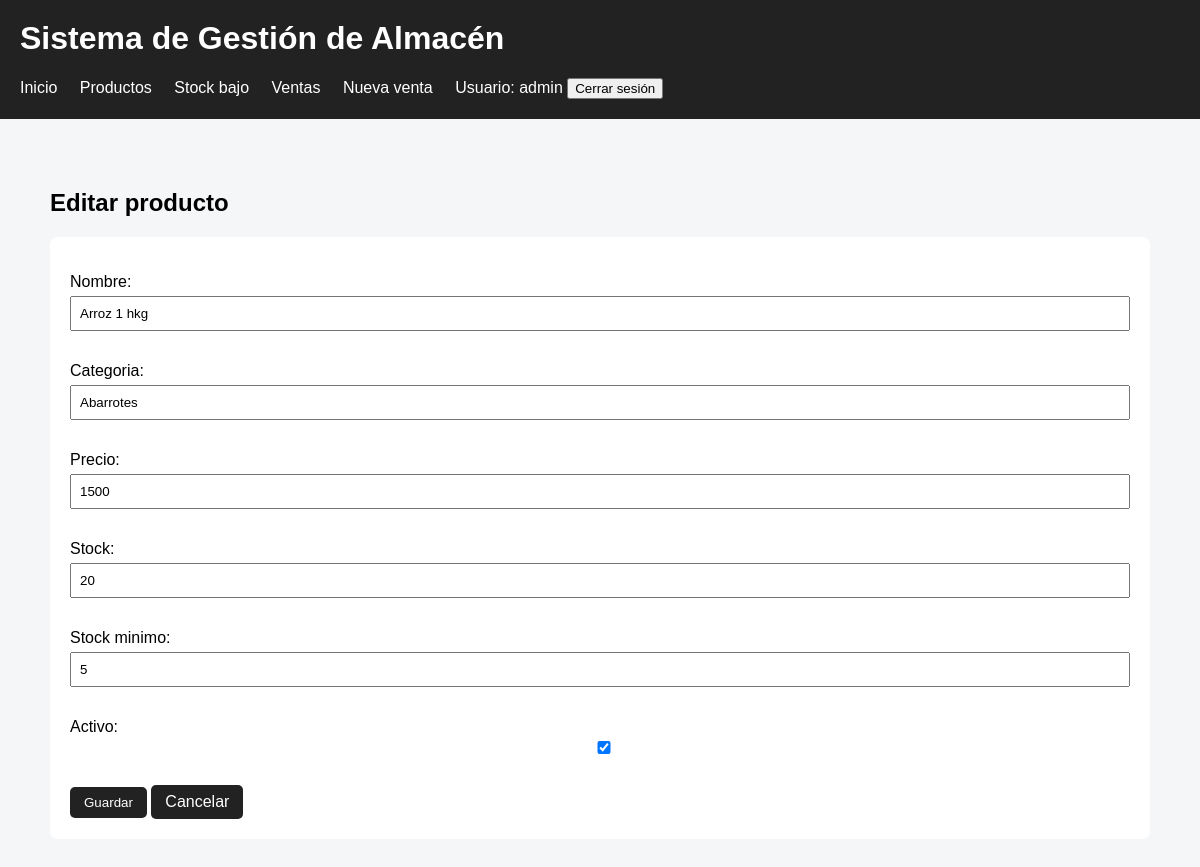
Screenshot of /productos/1/editar/ (signed in) with the database file from the repository.
### inventario/models.py (models this page shows, shortened)
class Producto(models.Model):
    nombre = models.CharField(max_length=100)
    categoria = models.CharField(max_length=100)
    precio = models.PositiveIntegerField(
        validators=[MinValueValidator(1)]
    )
    stock = models.PositiveIntegerField(default=0)
    stock_minimo = models.PositiveIntegerField(default=5)
    activo = models.BooleanField(default=True)
    fecha_creacion = models.DateTimeField(auto_now_add=True)
    fecha_actualizacion = models.DateTimeField(auto_now=True)
    class Meta:
        ordering = ['nombre']

### inventario/views.py (the view)
@login_required
def producto_editar(request, producto_id):
    producto = get_object_or_404(
        Producto,
        id=producto_id
    )
    if request.method == 'POST':
        form = ProductoForm(
            request.POST,
            instance=producto
        )
        if form.is_valid():
            form.save()
            messages.success(
                request,
                'Producto actualizado correctamente.'
            )
            return redirect('productos')
    else:
        form = ProductoForm(instance=producto)
    return render(
        request,
        'inventario/producto_form.html',
        {
            'form': form,
            'titulo': 'Editar producto'
        }
    )

### inventario/forms.py (shortened to what this page needs)
class ProductoForm(forms.ModelForm):
    class Meta:
        model = Producto
        fields = [
            'nombre',
            'categoria',
            'precio',
            'stock',
            'stock_minimo',
            'activo',
        ]
        widgets = {
            'nombre': forms.TextInput(attrs={
                'class': 'form-control'
            }),
            'categoria': forms.TextInput(attrs={
                'class': 'form-control'
            }),
            'precio': forms.NumberInput(attrs={
                'class': 'form-control',
                'min': 1
            }),
            'stock': forms.NumberInput(attrs={
                'class': 'form-control',
                'min': 0
            }),
            'stock_minimo': forms.NumberInput(attrs={
                'class': 'form-control',
                'min': 0
            }),
            'activo': forms.CheckboxInput(attrs={
                'class': 'form-check-input'
            }),
        }

### inventario/templates/inventario/producto_form.html (shortened to what this page needs)
{% extends 'inventario/base.html' %}
{% block content %}
<h2>{{ titulo }}</h2>
<div class="card">
    <form method="post">
        {{ form.as_p }}
        <button class="btn" type="submit">
            Guardar
        </button>
        <a class="btn" href="{% url 'productos' %}">
            Cancelar
        </a>
    </form>
</div>
{% endblock %}

### inventario/templates/inventario/base.html (shortened to what this page needs)
<!DOCTYPE html>
<html lang="es">
<head>
</head>
<body>
<header>
    <h1>Sistema de Gestión de Almacén</h1>
    <nav>
    <a href="{% url 'inicio' %}">Inicio</a>
    <a href="{% url 'productos' %}">Productos</a>
    <a href="{% url 'stock_bajo' %}">Stock bajo</a>
    <a href="{% url 'ventas' %}">Ventas</a>
    <a href="{% url 'registrar_venta' %}">Nueva venta</a>
    {% if user.is_authenticated %}
        <span>
            Usuario: {{ user.username }}
        </span>
        <form method="post"
              action="{% url 'logout' %}"
              style="display: inline;">
            <button type="submit">
                Cerrar sesión
            </button>
        </form>
    {% endif %}
    </nav>
</header>
<main>
    {% block content %}
    {% endblock %}
</main>
</body>
</html>

### inventario/templates/inventario/base.html (style rules this page uses)
body { font-family: Arial, sans-serif; margin: 0; background-color: #f4f6f8; }
header { background-color: #222; color: white; padding: 20px; }
header h1 { margin-top: 0; }
nav a { color: white; margin-right: 18px; text-decoration: none; }
main { max-width: 1100px; margin: 30px auto; padding: 20px; }
.card { background: white; padding: 20px; margin-bottom: 20px; border-radius: 8px; }
.btn { display: inline-block; padding: 8px 14px; background-color: #222; color: white; text-decoration: none; border-radius: 5px; border: none; cursor: pointer; }
input, select { width: 100%; padding: 8px; margin-top: 5px; margin-bottom: 15px; box-sizing: border-box; }

### rows the page displays
Producto: nombre "Arroz 1 hkg", categoria "Abarrotes", precio "1500", stock "20", stock_minimo "5", activo "☑"

### other values shown
{{ user.username }} "admin"
{{ titulo }} "Editar producto"
